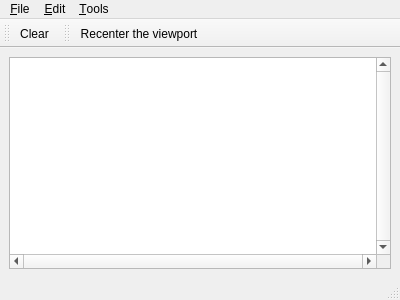
<ui version="4.0" >
 <author>GeometryFactory</author>
 <class>Circular_kernel_2</class>
 <widget class="QMainWindow" name="Circular_kernel_2" >
  <property name="geometry" >
   <rect>
    <x>0</x>
    <y>0</y>
    <width>400</width>
    <height>300</height>
   </rect>
  </property>
  <property name="windowTitle" >
   <string> CGAL  2D Circular Kernel</string>
  </property>
  <property name="windowIcon" >
   <iconset resource="../resources/CGAL.qrc" >
    <normaloff>:/cgal/logos/cgal_icon</normaloff>:/cgal/logos/cgal_icon</iconset>
  </property>
  <widget class="QWidget" name="centralwidget" >
   <layout class="QGridLayout" >
    <item row="0" column="0" >
     <widget class="QGraphicsView" name="graphicsView" >
      <property name="focusPolicy" >
       <enum>Qt::StrongFocus</enum>
      </property>
      <property name="verticalScrollBarPolicy" >
       <enum>Qt::ScrollBarAlwaysOn</enum>
      </property>
      <property name="horizontalScrollBarPolicy" >
       <enum>Qt::ScrollBarAlwaysOn</enum>
      </property>
      <property name="transformationAnchor" >
       <enum>QGraphicsView::NoAnchor</enum>
      </property>
     </widget>
    </item>
   </layout>
  </widget>
  <widget class="QStatusBar" name="statusbar" />
  <widget class="QToolBar" name="fileToolBar" >
   <property name="windowTitle" >
    <string>File Tools</string>
   </property>
   <attribute name="toolBarArea" >
    <enum>TopToolBarArea</enum>
   </attribute>
   <attribute name="toolBarBreak" >
    <bool>false</bool>
   </attribute>
   <addaction name="actionClear" />
  </widget>
  <widget class="QToolBar" name="toolBar" >
   <property name="windowTitle" >
    <string>Visualization Tools</string>
   </property>
   <attribute name="toolBarArea" >
    <enum>TopToolBarArea</enum>
   </attribute>
   <attribute name="toolBarBreak" >
    <bool>false</bool>
   </attribute>
   <addaction name="actionRecenter" />
  </widget>
  <widget class="QMenuBar" name="menubar" >
   <property name="geometry" >
    <rect>
     <x>0</x>
     <y>0</y>
     <width>400</width>
     <height>19</height>
    </rect>
   </property>
   <widget class="QMenu" name="menuFile" >
    <property name="title" >
     <string>&amp;File</string>
    </property>
    <addaction name="separator" />
    <addaction name="actionClear" />
    <addaction name="actionLoadLineAndCircularArcs" />
    <addaction name="separator" />
    <addaction name="actionQuit" />
   </widget>
   <widget class="QMenu" name="menuEdit" >
    <property name="title" >
     <string>&amp;Edit</string>
    </property>
   </widget>
   <widget class="QMenu" name="menuTools" >
    <property name="title" >
     <string>&amp;Tools</string>
    </property>
    <addaction name="separator" />
    <addaction name="actionRecenter" />
   </widget>
   <addaction name="menuFile" />
   <addaction name="menuEdit" />
   <addaction name="menuTools" />
  </widget>
  <action name="actionAbout" >
   <property name="text" >
    <string>&amp;About</string>
   </property>
  </action>
  <action name="actionAboutCGAL" >
   <property name="text" >
    <string>About &amp;CGAL</string>
   </property>
  </action>
  <action name="actionQuit" >
   <property name="text" >
    <string>&amp;Quit</string>
   </property>
   <property name="shortcut" >
    <string>Ctrl+Q</string>
   </property>
  </action>
  <action name="actionClear" >
   <property name="icon" >
    <iconset resource="../icons/File.qrc" >
     <normaloff>:/cgal/fileToolbar/fileNew.png</normaloff>:/cgal/fileToolbar/fileNew.png</iconset>
   </property>
   <property name="text" >
    <string>&amp;Clear</string>
   </property>
   <property name="shortcut" >
    <string>Ctrl+C</string>
   </property>
  </action>
  <action name="actionShowDelaunay" >
   <property name="checkable" >
    <bool>true</bool>
   </property>
   <property name="icon" >
    <iconset>
     <normaloff/>
    </iconset>
   </property>
   <property name="text" >
    <string>Show &amp;Delaunay Triangulation</string>
   </property>
   <property name="shortcut" >
    <string>Ctrl+D</string>
   </property>
  </action>
  <action name="actionLoadPoints" >
   <property name="icon" >
    <iconset resource="../icons/File.qrc" >
     <normaloff>:/cgal/fileToolbar/fileOpen.png</normaloff>:/cgal/fileToolbar/fileOpen.png</iconset>
   </property>
   <property name="text" >
    <string>&amp;Load Points...</string>
   </property>
   <property name="shortcut" >
    <string>Ctrl+L</string>
   </property>
  </action>
  <action name="actionSavePoints" >
   <property name="icon" >
    <iconset resource="../icons/File.qrc" >
     <normaloff>:/cgal/fileToolbar/fileSave.png</normaloff>:/cgal/fileToolbar/fileSave.png</iconset>
   </property>
   <property name="text" >
    <string>&amp;Save Points...</string>
   </property>
   <property name="shortcut" >
    <string>Ctrl+S</string>
   </property>
  </action>
  <action name="actionRecenter" >
   <property name="icon" >
    <iconset resource="../icons/Input.qrc" >
     <normaloff>:/cgal/Input/zoom-best-fit</normaloff>:/cgal/Input/zoom-best-fit</iconset>
   </property>
   <property name="text" >
    <string>Re&amp;center the viewport</string>
   </property>
   <property name="shortcut" >
    <string>Ctrl+R</string>
   </property>
  </action>
  <action name="actionInsertCircularArc" >
   <property name="checkable" >
    <bool>true</bool>
   </property>
   <property name="text" >
    <string>Insert Circular Arc</string>
   </property>
  </action>
  <action name="actionLoadLineAndCircularArcs" >
   <property name="text" >
    <string>Load Line and Circular Arcs</string>
   </property>
  </action>
 </widget>
 <resources>
  <include location="Circular_kernel_2.qrc" />
  <include location="../resources/CGAL.qrc" />
  <include location="../icons/File.qrc" />
  <include location="../icons/Input.qrc" />
 </resources>
 <connections/>
</ui>
